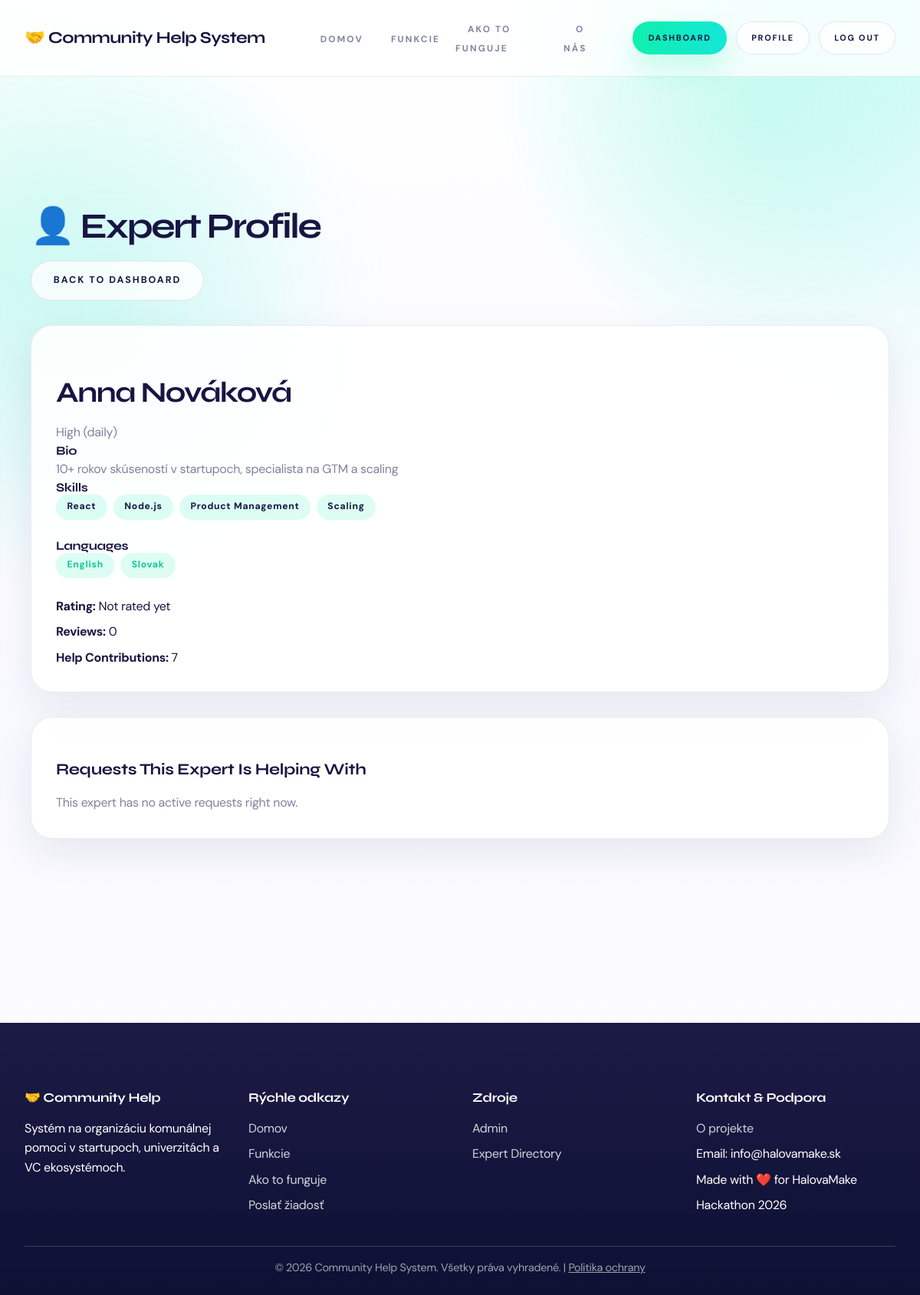
Screenshot of /experts/1/ (signed in) with the database file from the repository.
### server/models.py (models this page shows, shortened)
class Expert(models.Model):
    AVAILABILITY_CHOICES = [
        ('high', 'High (daily)'),
        ('medium', 'Medium (weekly)'),
        ('low', 'Low (occasional)'),
    ]
    user = models.OneToOneField(User, on_delete=models.CASCADE)
    bio = models.TextField(blank=True)
    skills = models.ManyToManyField(Skill, blank=True, related_name='experts')
    languages = models.ManyToManyField(Language, blank=True, related_name='experts')
    work_experience = models.TextField(blank=True, help_text='Work experience highlights')
    rating = models.FloatField(default=0.0, help_text='Average user rating (0-5)')
    rating_count = models.IntegerField(default=0, help_text='Number of ratings')
    availability = models.CharField(
        max_length=20,
        choices=AVAILABILITY_CHOICES,
        default='medium'
    )
    is_busy = models.BooleanField(default=False, help_text='Whether expert is currently assigned to an active task')
    karma_points = models.IntegerField(default=0, help_text='Karma points earned for completed help')
    help_provided = models.IntegerField(default=0, help_text='Number of help contributions')
    profile_image = models.ImageField(upload_to='experts/', blank=True)
    created_at = models.DateTimeField(auto_now_add=True)

class Skill(models.Model):
    name = models.CharField(max_length=100, unique=True)
    class Meta:
        verbose_name = 'Skill'
        verbose_name_plural = 'Skills'

class Language(models.Model):
    name = models.CharField(max_length=80, unique=True)
    class Meta:
        verbose_name = 'Language'
        verbose_name_plural = 'Languages'

### server/views.py (the view)
# urls.py: path('experts/<int:expert_id>/', views.user_profile, name='user_profile'),
@login_required
def user_profile(request, expert_id):
    expert = get_object_or_404(Expert.objects.select_related('user'), id=expert_id)
    open_requests_helped_qs = expert.assigned_requests.select_related('submitted_by').filter(
        status__in=['open', 'in_review', 'waiting_expert', 'in_progress']
    )
    today_date = timezone.now().date()
    open_requests_helped = sorted(
        list(open_requests_helped_qs),
        key=lambda req: (compute_request_priority_score(req, today_date=today_date), req.created_at.timestamp()),
        reverse=True,
    )[:10]
    return render(request, 'expert_profile.html', {
        'expert': expert,
        'open_requests_helped': open_requests_helped,
    })

### server/templates/expert_profile.html (shortened to what this page needs)
{% extends "base.html" %}
{% block content %}
<div class="container">
    <section class="section">
        <div class="d-flex justify-between align-center mb-4">
            <h1>👤 Expert Profile</h1>
            <a href="{% url 'dashboard' %}" class="btn btn-outline">Back to Dashboard</a>
        </div>
        <div class="card mb-4">
            <div class="card-header">
                <h2>{{ expert.user.get_full_name|default:expert.user.username }}</h2>
                <p class="text-muted">{{ expert.get_availability_display }}</p>
            </div>
            <div class="card-body">
                {% if expert.bio %}
                <h4>Bio</h4>
                <p>{{ expert.bio }}</p>
                {% endif %}
                {% if expert.skills.all %}
                <h4>Skills</h4>
                <div class="tags mb-3">
                    {% for skill in expert.skills.all %}
                        <span class="badge badge-primary">{{ skill.name }}</span>
                    {% endfor %}
                </div>
                {% endif %}
                {% if expert.languages.all %}
                <h4>Languages</h4>
                <div class="tags mb-3">
                    {% for language in expert.languages.all %}
                        <span class="badge badge-success">{{ language.name }}</span>
                    {% endfor %}
                </div>
                {% endif %}
                <div class="profile-stats">
                    <div><strong>Rating:</strong> {% if expert.rating_count > 0 %}{{ expert.average_rating }} / 5{% else %}Not rated yet{% endif %}</div>
                    <div><strong>Reviews:</strong> {{ expert.rating_count }}</div>
                    <div><strong>Help Contributions:</strong> {{ expert.help_provided }}</div>
                </div>
            </div>
        </div>
        <div class="card">
            <div class="card-header">
                <h3>Requests This Expert Is Helping With</h3>
            </div>
            <div class="card-body">
                {% if open_requests_helped %}
                    <div class="requests-list">
                        {% for req in open_requests_helped %}
                        <div class="request-item">
                            <div class="request-header">
                                <a href="{% url 'request_detail' req.id %}">{{ req.title }}</a>
                                <span class="request-status status-{{ req.status }}">{{ req.get_status_display }}</span>
                            </div>
                            <div class="text-muted">{{ req.description|truncatechars:140 }}</div>
                        </div>
                        {% endfor %}
                    </div>
                {% else %}
                    <p class="text-muted">This expert has no active requests right now.</p>
                {% endif %}
            </div>
        </div>
    </section>
</div>
{% endblock %}

### server/templates/base.html (style rules this page uses)
* { margin: 0; padding: 0; box-sizing: border-box; }
:root { --primary: hsl(162, 88%, 50%); --primary-dark: hsl(162, 88%, 42%); --primary-soft: hsl(162, 88%, 95%); --gradient: hsl(176, 84%, 49%); --secondary: #7f869f; --success: hsl(162, 88%, 42%); --warning: #f4b740; --danger: #ef4444; --dark: #171642; --gray-light: #f7f9fc; --gray: rgba(23, 22, 66, 0.12); --text: #171642; --text-light: #81819e; --white-soft: ghostwhite; --surface: rgba(255, 255, 255, 0.88); --surface-strong: #ffffff; --shadow-soft: 0 18px 50px rgba(23, 22, 66, 0.08); --shadow-card: 0 24px 70px rgba(23, 22, 66, 0.12); --radius-pill: 999px; --radius-card: 28px; }
html { scroll-behavior: smooth; min-height: 100%; }
body { font-family: 'DM Sans', sans-serif; color: var(--text); background: radial-gradient(circle at top right, rgba(17, 237, 226, 0.18), transparent 28%), radial-gradient(circle at left 20%, rgba(15, 239, 170, 0.12), transparent 24%), linear-gradient(180deg, #ffffff 0%, var(--white-soft) 58%, #ffffff 100%); min-height: 100%; line-height: 1.6; letter-spacing: -0.02em; position: relative; overflow-x: hidden; }
body::before { content: ""; position: fixed; inset: 0; background: radial-gradient(circle at 82% 8%, rgba(15, 239, 170, 0.14), transparent 18%), radial-gradient(circle at 12% 24%, rgba(17, 237, 226, 0.12), transparent 22%); pointer-events: none; z-index: -1; }
a { background-color: transparent; color: inherit; }
.btn { padding: 0.95rem 1.8rem; border-radius: var(--radius-pill); text-decoration: none; font-size: 0.78rem; font-weight: 700; letter-spacing: 0.16em; text-transform: uppercase; border: 1px solid transparent; cursor: pointer; transition: all 0.3s; display: inline-flex; align-items: center; justify-content: center; gap: 0.5rem; background: linear-gradient(90deg, var(--primary) 0%, var(--gradient) 100%); color: var(--dark); box-shadow: 0 18px 36px rgba(15, 239, 170, 0.22); }
.btn-outline { background: rgba(255, 255, 255, 0.8); color: var(--dark); border-color: rgba(23, 22, 66, 0.1); box-shadow: none; }
.container { max-width: 1250px; margin: 0 auto; padding: 0 2.5rem; }
main > .container { padding: 2rem 2.5rem 3rem; }
.card { background: var(--surface); backdrop-filter: blur(14px); border-radius: var(--radius-card); padding: 2rem; box-shadow: var(--shadow-soft); border: 1px solid rgba(23, 22, 66, 0.08); transition: all 0.3s; }
.card h3 { color: var(--dark); margin-bottom: 1rem; font-family: 'Syne', sans-serif; font-size: 1.3rem; }
.card p { color: var(--text-light); line-height: 1.75; }
h1, h2, h3, h4, h5, h6 { color: var(--dark); line-height: 1.2; font-family: 'Syne', sans-serif; }
h1 { font-size: 2.9rem; margin-bottom: 1rem; letter-spacing: -0.05em; }
h2 { font-size: 2.35rem; margin: 2rem 0 1rem; letter-spacing: -0.04em; }
h3 { font-size: 1.45rem; margin: 1.5rem 0 1rem; }
.badge { display: inline-block; padding: 0.42rem 0.9rem; border-radius: var(--radius-pill); font-size: 0.76rem; font-weight: 700; letter-spacing: 0.06em; white-space: nowrap; }
.badge-primary { background: rgba(15, 239, 170, 0.14); color: var(--dark); }
.badge-success { background: rgba(15, 239, 170, 0.14); color: var(--primary-dark); }
.mb-3 { margin-bottom: 1.5rem; }
.mb-4 { margin-bottom: 2rem; }
.text-muted { color: var(--text-light); }
.section { padding: 5rem 0; border-bottom: 1px solid rgba(23, 22, 66, 0.08); }
.section:last-child { border-bottom: none; }

### server/templates/expert_profile.html (style rules this page uses)
.tags { display: flex; gap: 0.5rem; flex-wrap: wrap; }
.profile-stats { display: grid; gap: 0.5rem; }

### rows the page displays
Expert: user.get_full_name "Anna Nováková", availability "High (daily)", bio "10+ rokov skúseností v startupoch, specialista na GTM a scaling", rating_count "0", help_provided "7"
Skill: name "React"
Skill: name "Node.js"
Skill: name "Product Management"
Skill: name "Scaling"
Language: name "English"
Language: name "Slovak"
